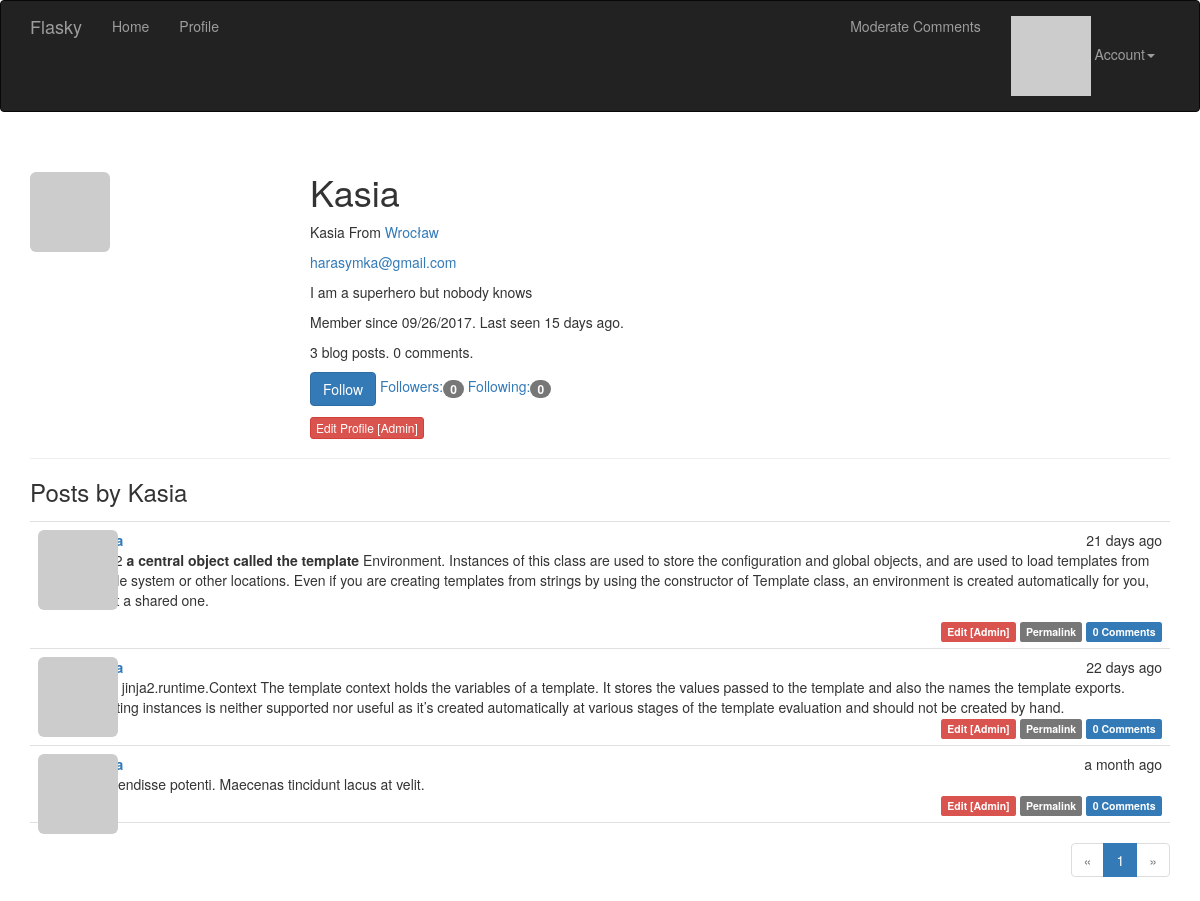
The page /user/Kasia (signed in) on the database as committed earlier.
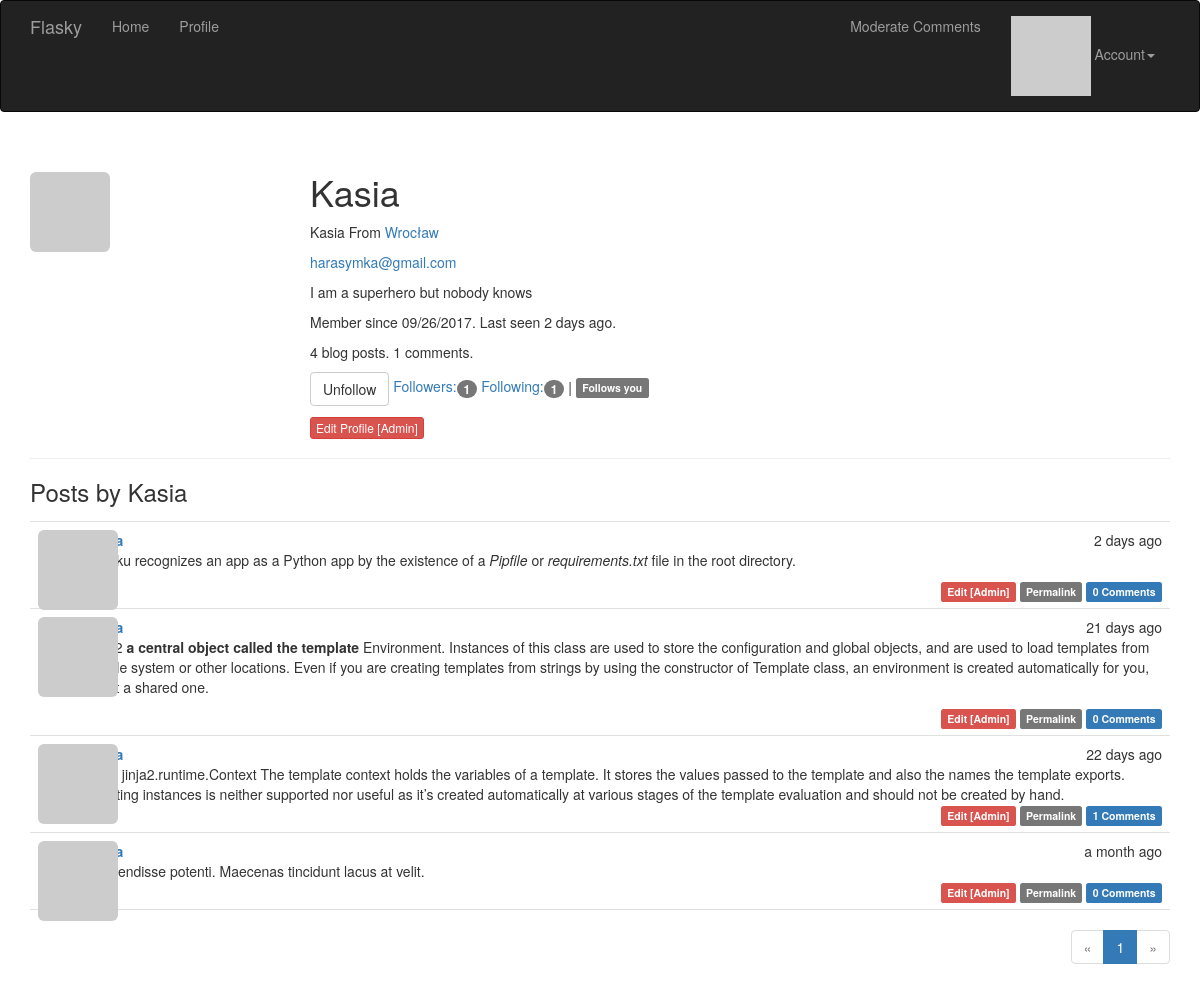
The same page on the database as committed later.
### app/models.py (models this page shows, shortened)
class User(UserMixin, db.Model):
    __tablename__ = 'users'
    id = db.Column(db.Integer, primary_key=True)
    email = db.Column(db.String(64), unique=True, index=True)
    username = db.Column(db.String(64), unique=True, index=True)
    role_id = db.Column(db.Integer, db.ForeignKey('roles.id'))
    password_hash = db.Column(db.String(128))
    confirmed = db.Column(db.Boolean, default=False)
    name = db.Column(db.String(64))
    location = db.Column(db.String(64))
    about_me = db.Column(db.Text())
    member_since = db.Column(db.DateTime(), default=datetime.utcnow)
    last_seen = db.Column(db.DateTime(), default=datetime.utcnow)
    avatar_hash = db.Column(db.String(32))
    posts = db.relationship('Post', backref='author', lazy='dynamic')
    followed = db.relationship('Follow',
                               foreign_keys=[Follow.follower_id],
                               backref=db.backref('follower', lazy='joined'),
                               lazy='dynamic',
                               cascade='all, delete-orphan')
    followers = db.relationship('Follow',
                                foreign_keys=[Follow.followed_id],
                                backref=db.backref('followed', lazy='joined'),
                                lazy='dynamic',
                                cascade='all, delete-orphan')
    comments = db.relationship('Comment', backref='author', lazy='dynamic')
    @property
    def password(self):
        raise AttributeError('password is not a readable attribute')
    def can(self, permissions):
        return self.role is not None and \
            (self.role.permissions & permissions) == permissions
    def is_administrator(self):
        return self.can(Permission.ADMINISTER)
    def ping(self):
        self.last_seen = datetime.utcnow()
        db.session.add(self)
    def gravatar(self, size=100, default='identicon', rating='g'):
        if request.is_secure:
            url = 'https://secure.gravatar.com/avatar'
        else:
            url = 'http://www.gravatar.com/avatar'
        hash = self.avatar_hash or hashlib.md5(
            self.email.encode('utf-8')).hexdigest()
        return '{url}/{hash}?s={size}&d={default}&r={rating}'.format(
            url=url, hash=hash, size=size, default=default, rating=rating)
    def is_following(self, user):
        return self.followed.filter_by(
            followed_id=user.id).first() is not None

class Post(db.Model):
    __tablename__ = 'posts'
    id = db.Column(db.Integer, primary_key=True)
    body = db.Column(db.Text)
    body_html = db.Column(db.Text)
    timestamp = db.Column(db.DateTime, index=True, default=datetime.utcnow)
    author_id = db.Column(db.Integer, db.ForeignKey('users.id'))
    comments = db.relationship('Comment', backref='post', lazy='dynamic')

### app/main/views.py (the view)
@main.route('/user/<username>')
def user(username):
    user = User.query.filter_by(username=username).first_or_404()
    page = request.args.get('page', 1, type=int)
    pagination = user.posts.order_by(Post.timestamp.desc()).paginate(
        page, per_page=current_app.config['FLASKY_POSTS_PER_PAGE'],
        error_out=False)
    posts = pagination.items
    return render_template('user.html', user=user, posts=posts,
                           pagination=pagination)

### app/auth/views.py (called while the page is built)
@auth.before_app_request
def before_request():
    if current_user.is_authenticated:
        current_user.ping()
        if not current_user.confirmed \
                and request.endpoint \
                and request.endpoint[:5] != 'auth.' \
                and request.endpoint != 'static':
            return redirect(url_for('auth.unconfirmed'))

### app/main/__init__.py (called while the page is built)
@main.app_context_processor
def inject_permissions():
    return dict(Permission=Permission)

### app/main/views.py (called while the page is built)
@main.after_app_request
def after_request(response):
    for query in get_debug_queries():
        if query.duration >= current_app.config['FLASKY_SLOW_DB_QUERY_TIME']:
            current_app.logger.warning(
                'Slow query: %s\nParameters: %s\nDuration: %fs\nContext: %s\n' %
                (query.statement, query.parameters, query.duration,
                 query.context))
    return response

### app/models.py (called while the page is built)
@login_manager.user_loader
def load_user(user_id):
    return User.query.get(int(user_id))

### app/templates/user.html (shortened to what this page needs)
{% extends "base.html" %}
{% import "_macros.html" as macros %}
{% block page_content %}
<div class="page-header">
  <img class="img-rounded profile-thumbnail" src="{{ user.gravatar(size=256) }}">
  <div class="profile-header">
  <h1>{{ user.username }}</h1>
  {% if user.name or user.location %}
  <p>
    {% if user.name %} {{ user.name }}{% endif %}
    {% if user.location %}
      From <a href="http://maps.google.com/?q={{ user.location }}"> {{ user.location }} </a><br>
    {% endif %}
  </p>
  {% endif %}
  {% if current_user.is_administrator() %}
  <p><a href="mailto:{{ user.email }}">{{ user.email }}</a></p>
  {% endif %}
  {% if user.about_me %}<p>{{ user.about_me }}</p>{% endif %}
  <p> Member since {{ moment(user.member_since).format('L') }}.  Last seen {{moment(user.last_seen).fromNow() }}.  </p>
  <p>{{ user.posts.count() }} blog posts. {{user.comments.count() }} comments. </p>
  <p>
    {% if current_user.can(Permission.FOLLOW) and user != current_user %}
      {% if not current_user.is_following(user) %}
      <a href="{{ url_for('.follow', username=user.username) }}"
        class="btn btn-primary">Follow</a>
      {% else %}
      <a href="{{ url_for('.unfollow', username=user.username) }}"
        class="btn btn-default">Unfollow</a>
      {% endif %}
    {% endif %}
    <a href="{{ url_for('.followers', username=user.username) }}">
      Followers:<span class="badge">{{ user.followers.count() - 1 }}</span>
    </a>
    <a href="{{ url_for('.followed_by', username=user.username) }}">
      Following:<span class="badge">{{ user.followed.count() - 1 }}</span>
    </a>
    {% if current_user.is_authenticated and user != current_user and user.is_following(current_user) %}
    | <span class="label label-default">Follows you</span>
    {% endif %}
  </p>
  <p>
    {% if current_user.is_administrator() %}
    <a class="btn btn-danger btn-xs" href="{{ url_for('.edit_profile_admin', id=user.id) }}"> Edit Profile [Admin]
    </a>
    {% endif %}
  </p>
  </div>
</div>
  <h3>Posts by {{ user.username }}</h3>
  {% include '_posts.html' %}
  {% if pagination %}
  <div class="pagination">
    {{ macros.pagination_widget(pagination, '.user', username=user.username) }}
  </div>
  {% endif %}
{% endblock %}

### app/templates/_posts.html (shortened to what this page needs)
<ul class="posts">
  {% for post in posts %}
  <li class="post">
    <div class="post-thumbnail">
      <a href="{{ url_for('.user', username=post.author.username) }}">
        <img class="img-rounded profile-thumbnail" src="{{
        post.author.gravatar(size=40) }}">
      </a>
    </div>
    <div class="post-content">
      <div class="post-date">{{ moment(post.timestamp).fromNow() }}</div>
      <div class="post-author">
        <a href="{{ url_for('.user', username=post.author.username) }}">
        </a>
      </div>
      <div class="post-body">
        {% if post.body_html %}
          {{ post.body_html | safe }}
        {% else %}
          {{ post.body }}
        {% endif %}
      </div>
      <div class="post-footer">
        {% if current_user == post.author %}
        <a href="{{ url_for('.edit', id=post.id) }}">
          <span class="label label-primary">Edit</span>
        </a>
        {% elif current_user.is_administrator() %}
         <a href="{{ url_for('.edit', id=post.id) }}">
          <span class="label label-danger">Edit [Admin]</span>
        </a>
        {% endif %}
        <a href="{{ url_for('.post', id=post.id) }}">
          <span class="label label-default">Permalink</span>
        </a>
        <a href="{{ url_for('.post', id=post.id) }}#comments">
          <span class="label label-primary">{{ post.comments.count() }}
            Comments</span>
        </a>
      </div>
    </div>
  </li>
  {% endfor %}
</ul>

Rows that differ between the two databases and show on the page:
changed User "Kasia": last_seen "15 days ago" → "2 days ago"
added Post: timestamp "2 days ago", body_html "Heroku recognizes an app as a Python app by the existence of a Pipfile or requirements.txt file in the root directory.", comments.count "0"
computed for Post "22 days ago": comments.count "0" → "1"
Other text that changed with them:
{{ user.posts.count() }}: "3" → "4"
{{ user.comments.count() }}: "0" → "1"
{{ user.followers.count() - 1 }}: "0" → "1"
{{ user.followed.count() - 1 }}: "0" → "1"
text no longer shown: "Follow"
text now shown: "Unfollow | Follows you"
